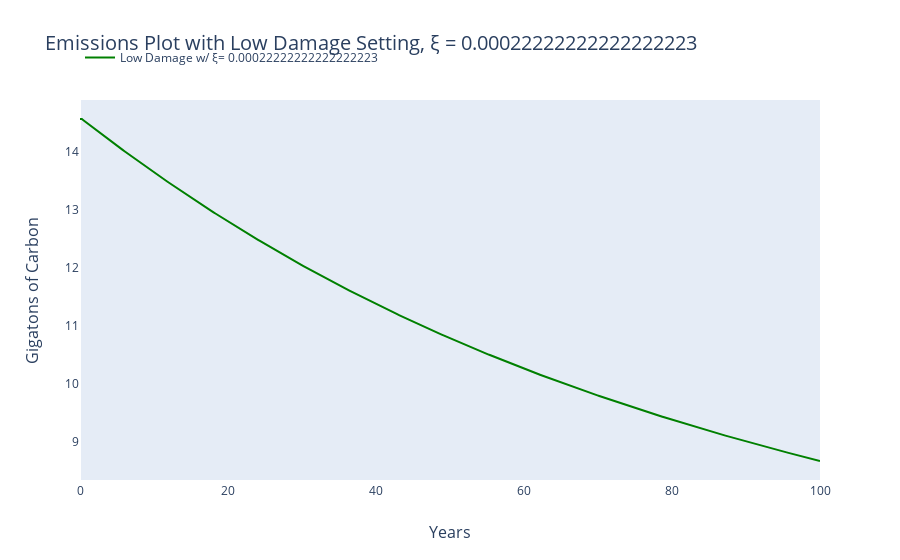

The cell this chart's notebook holds for it:
### Code cell
emissionPlot(damageSpec, ξp)

### Figure 1 — Plotly figure (JSON) as saved in the notebook; plotly's stock layout.template omitted (floating-point values rounded to 4 significant figures; data arrays with more than 128 entries replaced by an {"elided": "..."} marker saying what was removed)
{"data": [{"line": {"color": "green", "dash": "solid", "width": 2}, "name": "Low Damage w/ ξ= 0.00022222222222222223", "showlegend": true, "type": "scatter", "x": {"elided": "400 float values"}, "y": {"elided": "400 float values"}}], "layout": {"legend": {"orientation": "h", "y": 1.15}, "title": {"font": {"size": 20}, "text": "Emissions Plot with Low Damage Setting, ξ = 0.00022222222222222223"}, "xaxis": {"showgrid": false, "showline": true, "tickfont": {"size": 12}, "title": {"font": {"size": 16}, "text": "Years"}}, "yaxis": {"showgrid": false, "tickfont": {"size": 12}, "title": {"font": {"size": 16}, "text": "Gigatons of Carbon"}}}}
